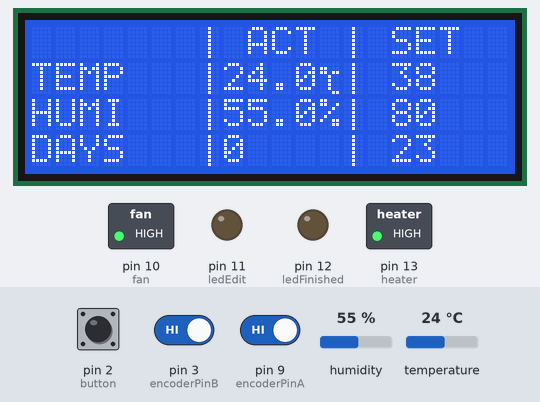
Bench run of a sketch on a simulated Arduino Leonardo, built with avr-gcc and run on an emulated ATmega32U4. Shown: 20×4 character LCD, switched loads named in the sketch (green lamp = pin HIGH), output pins drawn as LEDs (lit = HIGH). The inputs (shaded band) are chosen by the test bench; at power-on: pin 2 (button) HIGH, humidity 55 %, temperature 24 °C, pin 3 (encoderPinB) HIGH, pin 9 (encoderPinA) HIGH.

Above: at 1.2 s.
1.3 s: pin 2 (button) pulled LOW for 0.15 s
At 1.59 s:
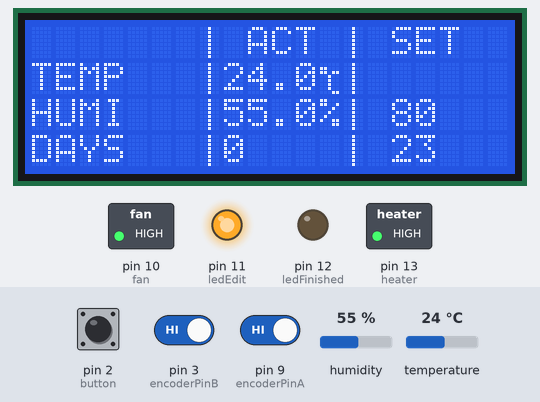
2.0 s: humidity set to 78 %
At 2.39 s:
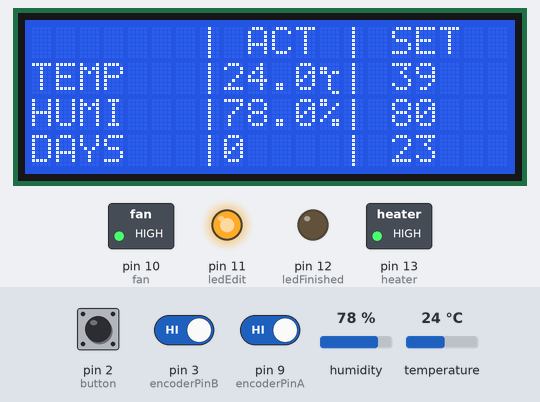
3.5 s: humidity set to 81 %
At 3.74 s:
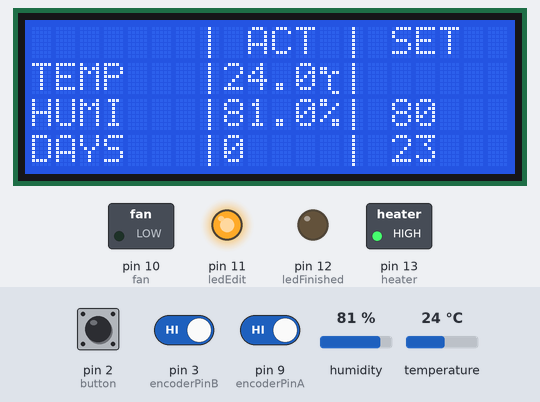
5.9 s: temperature set to 38.3 °C
At 6.17 s:
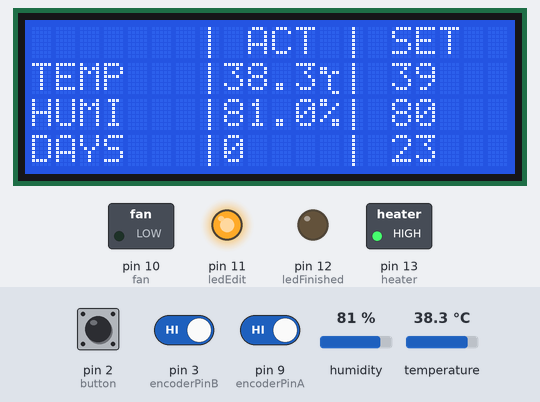
7.4 s: temperature set to 39.7 °C
At 7.78 s:
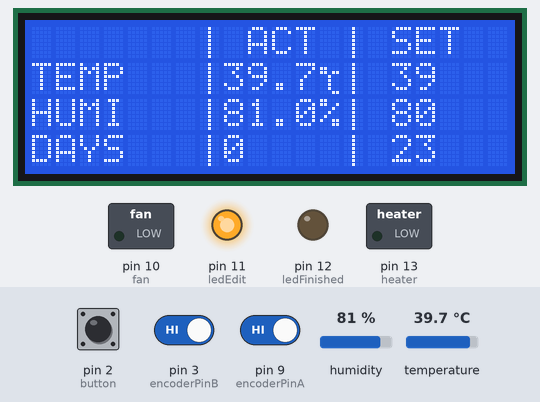
9.4 s: humidity set to 22 %
At 9.67 s:
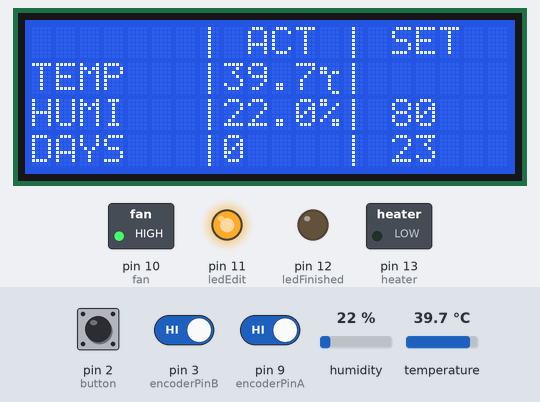
Timing chart, 0 to 12.4 s (numbered marks = the images above; inputs shaded):
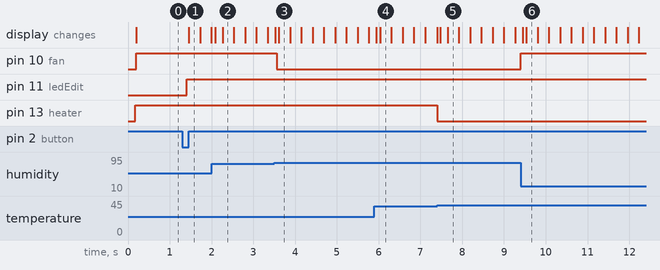

The sketch:

Chicken_farm_control.ino
```cpp
#pragma region Inicializace a nastavení

/* Knihovny */

#include <AM2320.h>  // https://github.com/hibikiledo/AM2320
#include <LiquidCrystal.h>

/* Nastavení pøeddefinovaných hodnot */

int setTemperature = 38;  // Ideální teplota
int setHumidity = 80;  // Ideální vlhkost
int setDays = 23;  // Maximální poèet dní, které mù e zaøízení bì et

/* Nastavení maximálních a minimálních hodnot */

#define setTemperatureMinimum 18  // Nejmen í mo ná teplota
#define setTemperatureMaximum 45  // Maximální mo ná teplota

#define setHumidityMinimum 20  // Nejmen í mo ná vlhkost
#define setHumidityMaximum 85  // Maximální mo ná vlhkost

#define setDaysMinimum 0  // Nelze mít záporný poèet dnù, proto tedy 0
#define setDaysMaximum 48  // Milis() doká e poskytnut maximálnì 49,71026961805556 dní, poté pøeteèe

/* Nastavení pinù periferií */

#define button 2  // Tlaèítko pro ovládání menu
#define heater 13  // Topení pro ohøívání kurníku
#define fan 10  // Vìtrák pro ochlazování kurníku
#define ledEdit 11  // Kontrolní dioda, ukazující aktivní editaci menu
#define ledFinished 12  // Kontrolní dioda, ukazující dokonèení programu (pøesa ení maximálních dnù)

/* Nastavení displeje */

LiquidCrystal lcd(A0, A1, A2, 5, A3, 4);  // Piny displeje
#define lcdColumns 20  // Poèet sloupcù
#define lcdRows 4  // Poèet øádkù

/* Nastavení menu displeje */

#define rowHeader 0  // Pozice hlavièky textu na displeji
#define rowOne 1  // Pozice prvního øádku na displeji
#define rowTwo 2  // Pozice druhého øádku na displeji
#define rowThree 3  // Pozice tøetího øádku na displeji
#define positionText 0  // Pozice zaèátku textu øádku
#define positionLineLeft 7  // Pozice levé oddìlovací èáry
#define positionLineRight 13  // Pozice pravé oddìlovací èáry
#define positionActualValue 8  // Pozice namìøené hodnoty
#define positionSetValue 15  // Pozice nastavené hodnoty
#define positionUnit 12  // Pozice jednotky (celsia, procenta)

#pragma region Vlastní znaky displeje
byte degreeDesign[8] = {
	B00000,
	B11000,
	B11011,
	B00100,
	B00100,
	B00100,
	B00100,
	B00011
};

byte lineDesign[8] = {
	B00100,
	B00100,
	B00100,
	B00100,
	B00100,
	B00100,
	B00100,
	B00100
};
#pragma endregion

/* Nastavení encoderu pro nastavování hodnot v menu (digitálním potenciometrem) */

#define encoderPinA 9  // Pin encoderu A
#define encoderPinB 3  // Pin encoderu B

int encoderLastValue = LOW;  // Poslední hodnota encoderu
int encoderCurrentValue = LOW;  // Aktuální hodnota encoderu

/* Nastavení hygrometru (teplota a vlkost) */

AM2320 hygrometer;

/* Nastavení blikání právì upravovaných hodnot */

#define blinkInterval 200  // Interval bliknutí v milisekundách

unsigned long previousMillis = 0;  // Pøedchozí poèet milisekund
unsigned long currentMillis;  // Aktuální poèet milisekund

/* Nastavení editaèního menu */

#define menuNotSelected -1  //  ádné menu nevybráno
#define menuTemperature 0  // Èíslo menu teploty
#define menuHumidity 1  // Èíslo menu vlhkosti
#define menuDays 2  // Èíslo menu poètu dnù

int editedMenu = menuNotSelected;  // Aktuálnì nastavované menu
int lastButtonState = LOW;  // Poslední stav tlaèítka
int currentButtonState;  // Aktuální stav tlaèítka
int lastDaysFromStart = 0;  // Statická hodnota posledního èasu, zobrazujícího se pøi editaci
char emptyValue[] = "  ";  // Prázdná hodnota pøi blikání
bool isEditedMenuVisible = true;  // Je editované menu viditelné?

#pragma endregion

#pragma region Hlavní program - Volání jednotlivých funkcí
// TODO: Displej se nepøekresluje, pouze vìci pøepisujeme. Bylo by dobré statické texty vykreslit pouze jednou.

/* Nastavení pøed prvním spu tìním */
void setup() {

	// Nastavení periferií
	pinMode(button, INPUT_PULLUP);  // Tlaèítko pro ovládání menu
	pinMode(heater, OUTPUT);  // Topení pro ohøívání kurníku
	pinMode(fan, OUTPUT);  // Vìtrák pro ochlazování kurníku
	pinMode(ledEdit, OUTPUT);  // Kontrolní dioda, ukazující aktivní editaci menu
	pinMode(ledFinished, OUTPUT);  // Kontrolní dioda, ukazující dokonèení programu (pøesa ení maximálních dnù)

	// Nastavení hygrometru
	hygrometer.begin();  // Inicializace I2C pro AM2320
	pinMode(encoderPinA, INPUT);  // Nastavení pinu encoderu jako vstupu
	pinMode(encoderPinB, INPUT);  // Nastavení pinu encoderu jako vstupu

								  // Nastavení displeje
	lcd.begin(lcdColumns, lcdRows);  // Nastavení rozli ení displeje
	lcd.createChar(0, degreeDesign);  // Vytvoøení nového znaku displeje
	lcd.write(byte(0));  // Pøidání nového znaku do pamìti displeje
	lcd.createChar(1, lineDesign);  // Vytvoøení nového znaku displeje
	lcd.write(byte(0));  // Pøidání nového znaku do pamìti displeje
}

/* Hlavní program */
void loop() {
	measure();  // Zmìø aktuální hodnoty
	checkForMenuEdit();  // Pohyb v editaèním menu
	showMenu();  // Vykreslí menu
	control();  // Ovládání periferií na základì mìøení
}

#pragma endregion

#pragma region Mìøení - Teploty a vlhkosti

/* Zmìø aktuální hodnoty */
void measure() {

	// Pokud je menu editováno, odejdi
	if (editedMenu != menuNotSelected) return;

	// Mìøení aktuálních hodnot
	hygrometer.measure();  // Zmìøí v echny hodnoty, které se pak v kodu vyèítají
}

#pragma endregion

#pragma region Editace - Pohyb v editaèním menu pomocí tlaèítka

/* Pohyb v editaèním menu */
void checkForMenuEdit() {
	// TODO: O etøení zákmitu tlaèítka (Debounce)

	// Naètení aktuálního stavu tlaèítka
	currentButtonState = digitalRead(button);

	// Tlaèítko zmáèknuté
	if (currentButtonState == LOW && lastButtonState == HIGH) {
		switch (editedMenu) {

		// Editace teploty
		case menuNotSelected:  // Aktuálnì needitujeme  ádné menu
			editedMenu = menuTemperature;  // Jdeme editovat teplotu
			digitalWrite(ledEdit, HIGH);  // Zapnutí signalizaèní diody editace
			break;

		// Editace vlhkosti
		case menuTemperature:  // Aktuálnì editujeme teplotu
			editedMenu = menuHumidity;  // Jdeme editovat vlhkost
			break;

		// Editace dnù
		case menuHumidity:  // Aktuálnì editujeme vlhkost
			editedMenu = menuDays;  // Jdeme editovat dny
			break;

		// Konec editace
		case menuDays:  // Aktuálnì editujeme dny
			editedMenu = menuNotSelected;  // Konèíme s editací
			isEditedMenuVisible = true;  // Pokud ukonèíme editaci, upravované hodnoty jsou v dy viditelné
			digitalWrite(ledEdit, LOW);  // Vypnutí signalizaèní diody editace
			break;
		}
	}

	// Aktualizace starého stavu
	lastButtonState = currentButtonState;
}

#pragma endregion

#pragma region Menu - Vykreslení menu na displej

/* Vykreslení menu */
void showMenu() {
	printDividingLines();  // Oddìlovací èáry
	printHeaderText();  // Hlavièka
	printTemperature();  // Teplota
	printHumidity();  // Vlhkost
	printDays();  // Dny
}

/* Vykreslí oddìlovací èáry */
void printDividingLines() {

	// Levá èára
	lcdPrint(positionLineLeft, 0, (char)1);
	lcdPrint(positionLineLeft, 1, (char)1);
	lcdPrint(positionLineLeft, 2, (char)1);
	lcdPrint(positionLineLeft, 3, (char)1);

	// Pravá èára
	lcdPrint(positionLineRight, 0, (char)1);
	lcdPrint(positionLineRight, 1, (char)1);
	lcdPrint(positionLineRight, 2, (char)1);
	lcdPrint(positionLineRight, 3, (char)1);
}

/* Vykreslí hlavièku (ACT, SET) */
void printHeaderText() {
	lcdPrint(positionActualValue + 1, rowHeader, "ACT");
	lcdPrint(positionSetValue, rowHeader, "SET");
}

/* Vykreslí teplotu */
void printTemperature() {

	// Vykreslení zaèátku øádku
	lcdPrint(positionText, rowOne, "TEMP");  // Název øádku
	lcdPrint(positionActualValue, rowOne, readTemperature());  // Namìøená hodnota
	lcdPrint(positionUnit, rowOne, (char)0);  // Znak stupnì celsia

	// Pøednastavená hodnota
	if (editedMenu != menuTemperature) {  // Pokud toto menu není zrovna editováno
		lcdPrint(positionSetValue, rowOne, setTemperature);  // Pøednastavená hodnota
		return;  // Konec vykreslení
	}

	// Blikání pøenastavované hodnoty
	if (isBlinkTime()) {

		// Zhasnutí hodnoty
		if (isEditedMenuVisible) {
			lcdPrint(positionSetValue, rowOne, emptyValue);  // Prázdná hodnota
			isEditedMenuVisible = false;
		}

		// Ukázaní hodnoty
		else {
			lcdPrint(positionSetValue, rowOne, setTemperature);  // Pøednastavená hodnota
			isEditedMenuVisible = true;
		}
	}

	// Nastavování pøednastavené hodnoty pomocí potenciometru
	setTemperature += readEncoder();

	// O etøení minimální a maximální hodnoty
	if (setTemperature < setTemperatureMinimum) setTemperature = setTemperatureMinimum;  // Minimální hodnota
	else if (setTemperature > setTemperatureMaximum) setTemperature = setTemperatureMaximum;  // Maximálná hodnota
}

/* Vykreslí vlhkost */
void printHumidity() {

	// Vykreslení zaèátku øádku
	lcdPrint(positionText, rowTwo, "HUMI");  // Název øádku
	lcdPrint(positionActualValue, rowTwo, readHumidity());  // Namìøená hodnota
	lcdPrint(positionUnit, rowTwo, "%");  // Znak procent

	// Pøednastavená hodnota
	if (editedMenu != menuHumidity) {  // Pokud toto menu není zrovna editováno
		lcdPrint(positionSetValue, rowTwo, setHumidity);  // Pøednastavená hodnota
		return;  // Konec vykreslení
	}

	// Blikání pøenastavované hodnoty
	if (isBlinkTime()) {

		// Zhasnutí hodnoty
		if (isEditedMenuVisible) {
			lcdPrint(positionSetValue, rowTwo, emptyValue);  // Prázdná hodnota
			isEditedMenuVisible = false;
		}

		// Ukázaní hodnoty
		else {
			lcdPrint(positionSetValue, rowTwo, setHumidity);  // Pøednastavená hodnota
			isEditedMenuVisible = true;
		}
	}

	// Nastavování pøednastavené hodnoty pomocí potenciometru
	setHumidity += readEncoder();

	// O etøení minimální a maximální hodnoty
	if (setHumidity < setHumidityMinimum) setHumidity = setHumidityMinimum;  // Minimální hodnota
	else if (setHumidity > setHumidityMaximum) setHumidity = setHumidityMaximum;  // Maximálná hodnota
}

/* Vykreslí èas */
void printDays() {

	// Název øádku
	lcdPrint(positionText, rowThree, "DAYS");

	// Poèetní dní od zapnutí
	if (editedMenu != menuDays) {  // Pokud toto menu není zrovna editováno
		if (setDays < 10) lcdPrint(positionActualValue + 1, rowThree, getDaysFromStart());  // Jednotky
		else lcdPrint(positionActualValue, rowThree, getDaysFromStart());  // Desítky
	}
	else {
		if (setDays < 10) lcdPrint(positionActualValue + 1, rowThree, lastDaysFromStart);  // Jednotky
		else lcdPrint(positionActualValue, rowThree, lastDaysFromStart);  // Desítky
	}


	// Nastavený poèet dní
	if (editedMenu != menuDays) {  // Pokud toto menu není zrovna editováno
		if (setDays < 10) lcdPrint(positionSetValue + 1, rowThree, setDays);  // Jednotky
		else lcdPrint(positionSetValue, rowThree, setDays);  // Desítky
		return;  // Konec vykreslení
	}

	// Blikání pøenastavované hodnoty
	if (isBlinkTime()) {

		// Zhasnutí hodnoty
		if (isEditedMenuVisible) {
			lcdPrint(positionSetValue, rowThree, emptyValue);  // Prázdná hodnota
			isEditedMenuVisible = false;
		}

		// Ukázaní hodnoty
		else {
			if (setDays < 10) lcdPrint(positionSetValue + 1, rowThree, setDays);  // Jednotky
			else lcdPrint(positionSetValue, rowThree, setDays);  // Desítky
			isEditedMenuVisible = true;
		}
	}

	// Nastavování pøednastavené hodnoty pomocí potenciometru
	setDays += readEncoder();

	// O etøení minimální a maximální hodnoty
	if (setDays < setDaysMinimum) setDays = setDaysMinimum;  // Minimální hodnota
	else if (setDays > setDaysMaximum) setDays = setDaysMaximum;  // Maximálná hodnota
}

/* Pøeète a vrátí hodnotu teplomìøu */
float readTemperature() {
	return hygrometer.getTemperature();
}

/* Pøeète a vrátí hodnotu vlhkomìru */
float readHumidity() {
	return hygrometer.getHumidity();
}

/* Vrátí poèet dní od startu programu */
int getDaysFromStart() {
	// Jeden den má 86 400 000 ms
	return lastDaysFromStart = millis() / 86400000;

	// Podrobná verze
	/*
	return lastDaysFromStart = (
		millis()  // Poèet ms od startu procesoru
		/ 1000  // Pøevod na vteøiny (vteøina má 1000 ms)
		/ 60  // Pøevod na minuty (minuta má 60 vteøin)
		/ 60  // Pøevod na hodiny (hodina má 60 minut)
		/ 24  // Pøevod na dny (den má 24 hodin)
	);
	*/
}

/* Pøeète hodnotu z encoderu a vrací hodnotu posunu */
/* 1 = Zvý ení, -1 = Zmen ení, 0 = Bez zmìny */
int readEncoder() {
	encoderCurrentValue = digitalRead(encoderPinA);
	if ((encoderLastValue == LOW) && (encoderCurrentValue == HIGH)) {
		encoderLastValue = encoderCurrentValue;
		if (digitalRead(encoderPinB) == LOW) return -1;
		else return 1;
	}
	encoderLastValue = encoderCurrentValue;
	return 0;
}

/* Je èas bliknout hodnotou v menu? */
bool isBlinkTime() {
	currentMillis = millis();

	if (currentMillis - previousMillis >= blinkInterval) {  // Nastal èas
		previousMillis = currentMillis;  // Pøepí eme èas posledního blinkutí
		return true;  // Oznámíme  e je èas na bliknutí
	}

	return false;  // Oznámíme  e není èas na bliknutí
}

/* Vypsání textu na displej s urèitou pozicí */
void lcdPrint(int column, int row, String text) {
	lcd.setCursor(column, row);
	lcd.print(text);
}
void lcdPrint(int column, int row, int value) {
	lcdPrint(column, row, String(value));
}
void lcdPrint(int column, int row, float value) {
	lcdPrint(column, row, String(value));
}
void lcdPrint(int column, int row, char value) {
	lcd.setCursor(column, row);
	lcd.print(value);
}

#pragma endregion

#pragma region Výstup - Ovládání periferií na základì mìøení

/* Ovládání periferií na základì mìøení */
void control() {

	// Reguluje
	if (getDaysFromStart() <= setDays) {

		// Topení
		if (readTemperature() < setTemperature) digitalWrite(heater, HIGH);  // Topí
		else digitalWrite(heater, LOW);  // Netopí

		// Vìtrání
		if (readHumidity() < setHumidity) digitalWrite(fan, HIGH);  // Vìtrá
		else digitalWrite(fan, LOW);  // Nevìtrá

		// Pokud byla prodlou ena  ivotnost programu, zvìt ením
		// maximálního poètu dní, resetujeme signalizaèní diodu
		if (digitalRead(ledFinished) == HIGH) digitalWrite(ledFinished, LOW);
	}

	// Nereguluje (poèet dní pøesa en - program ukonèen)
	else {
		digitalWrite(heater, LOW);  // Netopí
		digitalWrite(fan, LOW);  // Nevìtrá
		digitalWrite(ledFinished, HIGH);  // Zapnutí signalizace o ukonèení programu
	}
}

#pragma endregion
```

Measured:
- the behaviour switches between 79 and 80 % on humidity (found by bisection; images 2 and 3)
- the behaviour switches between 38.9 and 39 °C on temperature (found by bisection; images 4 and 5)
- after the input at 1.3 s, pin 11 (ledEdit): LOW → HIGH after 0.11 s; the display: changes after 0.16 s (image 1)
- after the input at 2.0 s, the display: first changes after 0.09 s (image 2 shows a later state)
- after the input at 3.5 s, pin 10 (fan): HIGH → LOW after 0.06 s; the display: first changes at once (image 3 shows a later state)
- after the input at 5.9 s, the display: first changes after 0.05 s (image 4 shows a later state)
- after the input at 7.4 s, pin 13 (heater): HIGH → LOW at once; the display: first differs from a run without the input after 0.07 s (image 5 shows a later state)
- after the input at 9.4 s, pin 10 (fan): LOW → HIGH at once; the display: first changes after 0.05 s (image 6 shows a later state)
